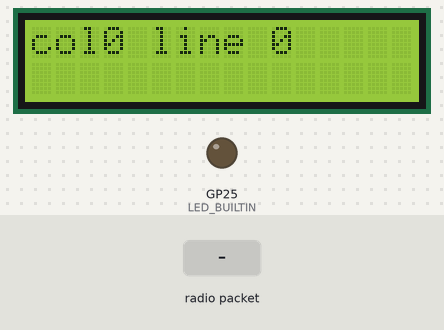
A sketch run on a simulated Raspberry Pi Pico. Parts: 16×2 character LCD, output pins drawn as LEDs (lit = HIGH). Inputs (shaded band) come from the test bench. No radio packets arrive unless stated; what the sketch prints to the serial monitor is not drawn.

Above: at 1.2 s.
1.3 s: radio packet "T" arrives
At 1.9 s:
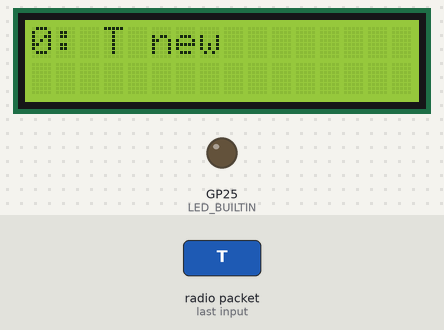
4.3 s: radio packet "H" arrives
At 4.9 s:
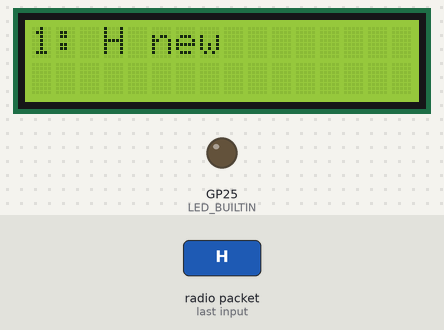
7.3 s: radio packet "1" arrives
At 7.9 s:
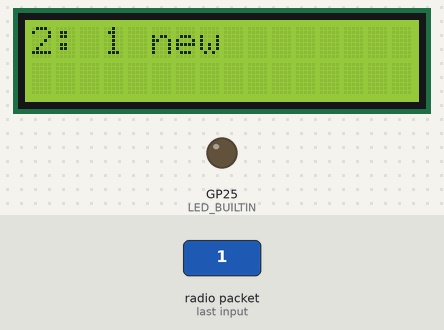
10.3 s: radio packet "1" arrives
At 11.9 s:
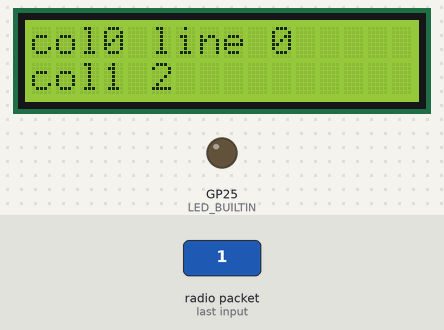
Timing chart, 0 to 13.4 s (numbered marks = the images above; inputs shaded):
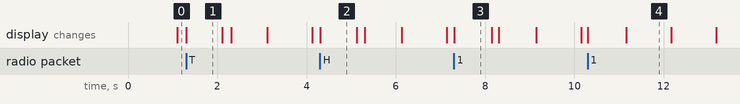

Measured:
- after the input at 1.3 s, the display: changes at once (image 1)
- after the input at 4.3 s, the display: changes at once (image 2)
- after the input at 7.3 s, the display: changes at once (image 3)
- what the display in image 1 shows lasts 0.8 s, from 1.3 s to 2.1 s
- what the display in image 4 shows lasts 1.0 s, from 11.2 s to 12.2 s

The sketch:

rx433_for_portail_test.ino
```cpp
/**********************************************************
  Radiohead_reception_433MHz
  rx 433 test for portail
  RX DZTZ PIN ON d11
  31 01 2024
*/
#define RH_ASK_MAX_MESSAGE_LEN 24  //67

#include <RH_ASK.h>  // (fait partie de Radiohead)
//#define RH_ASK_MAX_PAYLOAD_LEN 20  //67
//#include <SPI.h>
#include <SPI.h>
#include <LiquidCrystal_I2C.h>
//A4 SDA
//A5 SCL

LiquidCrystal_I2C lcd(0x3F, 16, 2);  // set the LCD address to 0x27 for a 16 chars and 2 line display
RH_ASK driver;
/*
uint8_t buf[RH_ASK_MAX_MESSAGE_LEN];
uint8_t buflen = sizeof(buf);
*/
const String stringCAo = String("ouvreCo");
const String stringCAf = String("fermeCo");
const unsigned long recdelay = 1000;
unsigned long startMessage;  // start of message
//D11 radio input
bool b = true;
String myst = "";
String mysf = "";
int j = 0;
int cres = 0;
String resold = "";
int longlcd = 17;
String res = "";
bool newm = false;
String newins = "";

String converter(uint8_t *str) {
  return String((char *)str);
}


void setup() {
  Serial.begin(9600);

  pinMode(LED_BUILTIN, OUTPUT);


  Serial.println("init receive rx433 test for portail");
  //Serial.println("max length message:" + String(buflen));


  if (!driver.init()) {
    Serial.println("Echec de l'initialisation de Radiohead");
  }
  lcd.init();       //initialize the lcd
  lcd.backlight();  //open the backlight
  lcd.clear();
  lcd.setCursor(0, 0);  // set the cursor to column 15, line 0
  lcd.print("receive rx433 test for portail");
}

String padStringTo16(String ins) {
  String str = ins;
  if (str.length() < longlcd) {
    while (str.length() < longlcd) {
      str = str + " ";
    }
  }
  return str;
}
void loop1() {
  lcd.clear();
  delay(1000);
  lcd.setCursor(0, 0);  // set the cursor to column 0, line 0
  lcd.print("col0 line 0");
  delay(1000);
  lcd.setCursor(0, 1);  // set the cursor to column 0, line 0
  lcd.print("col");

  delay(1000);
}
void loop() {
  int i;
  //String res = "";


  uint8_t buf[RH_ASK_MAX_MESSAGE_LEN];
  uint8_t buflen = sizeof(buf);

  /* digitalWrite(LED_BUILTIN, HIGH);  // turn the LED on (HIGH is the voltage level)
  delay(200);                       // wait for a second
  digitalWrite(LED_BUILTIN, LOW);   // turn the LED off by making the voltage LOW
  delay(200);
*/
  if (driver.recv(buf, &buflen)) {
    res = "";
    newm = true;
    //Serial.print("Receive message:" + String(j) + " length: " + String(buflen) + ": ");
    for (i = 0; i < buflen; i++) {
      //Serial.write(buf[i]);
      res = res + char(buf[i]);
    }

    //Serial.println();
    if (resold != res) {
      startMessage = millis();
      resold = res;
      cres = 1;

      newins = padStringTo16(String(j) + ": " + res + " new");
      lcd.setCursor(0, 0);  // set the cursor to column 0, line 0
      lcd.print(newins);
      Serial.println("Message recu 0 0: " + res + " new");
    } else {
      cres++;
      Serial.println(String(millis() - startMessage) + " ms");
    }
  }
  if (((millis() - startMessage) > recdelay) && newm) {
    newm = false;
    startMessage = millis();
    if ((stringCAo == resold) || (stringCAf == resold) || res.startsWith("T") || res.startsWith("H")) {
      newins = padStringTo16(String(j) + ": " + resold + " " + String(cres));
      lcd.setCursor(0, 0);  // set the cursor to column 0, line 0
      lcd.print(newins);
      Serial.println("Message recu 0 0: " + resold + " " + String(cres));
    } else {
      newins = padStringTo16(String(j) + ": " + resold + " " + String(cres));
      lcd.setCursor(0, 1);  // set the cursor to column 0, line 1
      lcd.print(newins);
      Serial.println("Message recu 0 1: " + resold + " " + String(cres));
    }

    j++;
  }
  /*
    String subt = myst.substring(0, 6);
    //    Serial.println(sub.substring(0, 1));

    String subf = mysf.substring(0, 6);
    //    Serial.println(sub.substring(0, 1));
    Serial.println("Message recuf: " + subf);
    */
}
```
